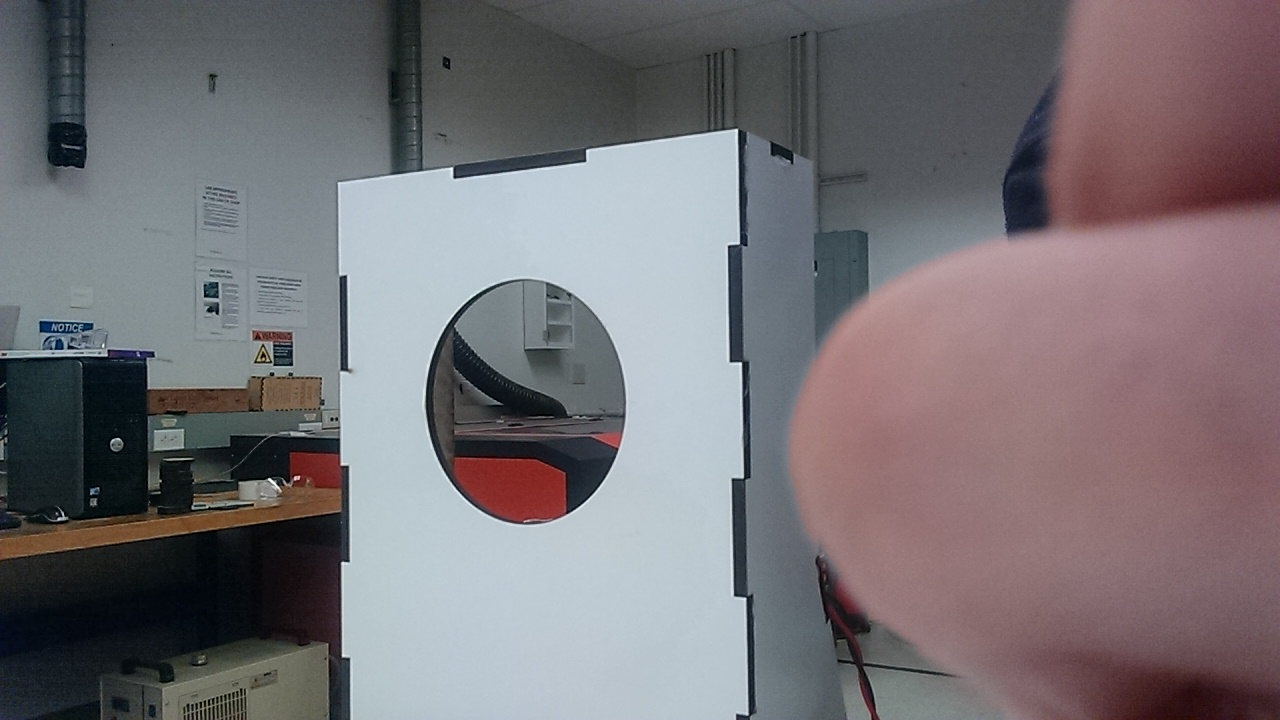
#> input picture cv_experiments/targets/IMG_20171202_130204.jpg, 1280 x 720 px; its folder holds only this picture in this run
$ python atm6_locate.py
#> lines starting #> are read from the running program, lines starting #| are printed output that depends on the picture; after the words box and inside, x2 and y2 are one past the last pixel; in counts of white or black regions, pixels touching at a corner belong together; long printed decimals are rounded
import cv2
from matplotlib import pyplot as plt
import numpy as np
import glob

# -*- coding: utf-8 -*-
"""
Created on Sat Dec  2 15:48:05 2017

@author: AutonomousSystemsLab
"""

def bottomSliceThresholder(grayimg_in):
    slicept = int( grayimg_in.shape[0]*.9 )
    bottom_slice = grayimg_in[slicept:,:]
    hist,bins = np.histogram(bottom_slice,256,[0,256])
    maxthresh = np.argmax(hist)
    minthresh = int(maxthresh*.75)  #parameter to tune
    thresh = minthresh + np.argmin(hist[minthresh:maxthresh])
    threshedimg_out = cv2.threshold(grayimg_in,thresh,255,cv2.THRESH_BINARY)[1]
    return threshedimg_out

def checkForTargetByBlob(threshed_in, img_scale):
    #set up a blob detector:
    # Setup SimpleBlobDetector parameters.
    params = cv2.SimpleBlobDetector_Params()
    # Change thresholds
    params.minThreshold = 1
    params.maxThreshold = 1000
    # Filter by Area.
    params.filterByArea =True
    params.minArea = 3000
    params.maxArea = 9000
    # Filter by Circularity
    params.filterByCircularity = True
    params.minCircularity = 0.3
    # Filter by Convexity
    params.filterByConvexity = True
    params.minConvexity = .5
        # Filter by Inertia
    params.filterByInertia = False
    params.minInertiaRatio = 0.75

    detector = cv2.SimpleBlobDetector_create(params)
    keypts = detector.detect(threshed_in)
    return keypts

def find_hole(gray_img):
    rawimg = cv2.imread(fname, 0) # 0 argument opens as gray
    img = cv2.resize(rawimg, (0,0), fx=img_scale, fy=img_scale)

    threshed = bottomSliceThresholder(img)
    keypts = checkForTargetByBlob(threshed, img_scale)
    if len(keypts) > 0:
        keypt = keypts[0] # we're grabbing the first hole found
        theta = np.concatenate((np.linspace(0, 2*np.pi, 100), [0]))
        x,y = keypt.pt
        r = keypt.size

        plt.plot(x + r*np.cos(theta), y+r*np.sin(theta), 'r')
        plt.plot(x, y)
        plt.imshow(threshed, cmap = 'gray', interpolation = 'bicubic')
        plt.show()
        return (x, y, r)
    else:
        return (-1, -1, -1)

filenames = glob.glob('targets/*.jpg')
img_scale = 0.5

for fname in filenames:
    rawimg = cv2.imread(fname, 0) # 0 argument opens as gray
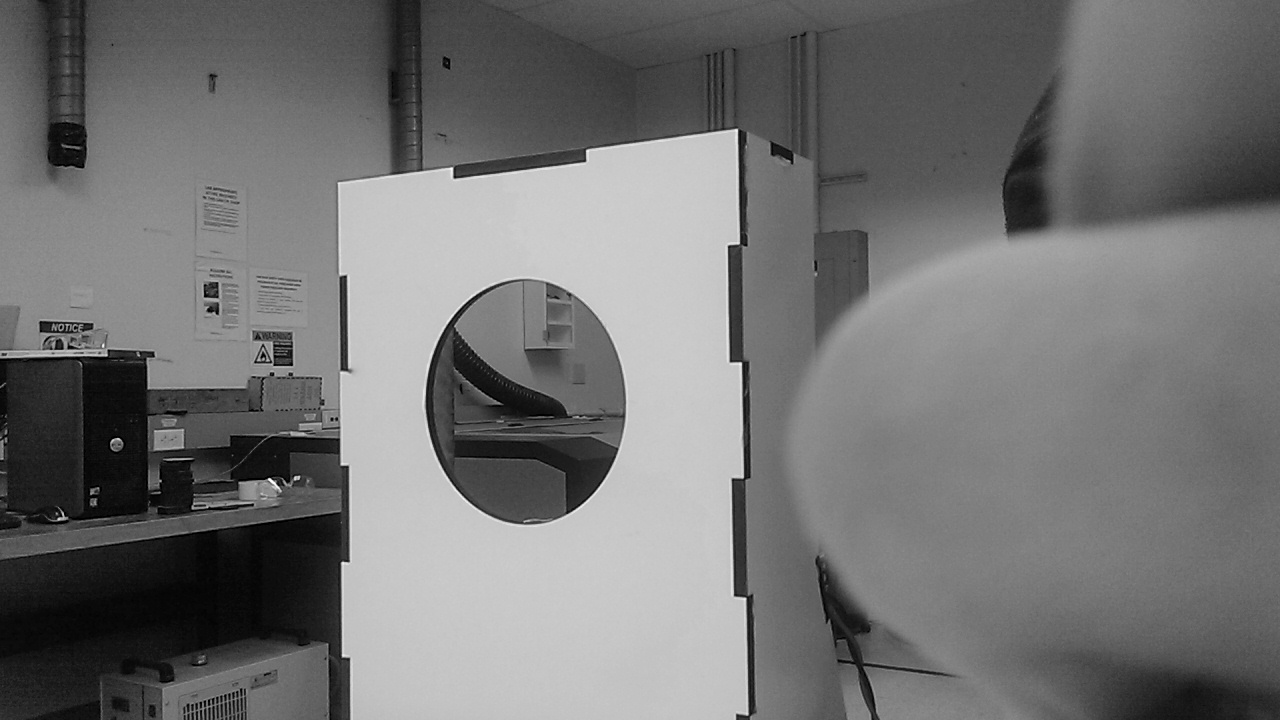
#> rawimg: shape (720, 1280); min 0, max 255, mean 114.9
    img = cv2.resize(rawimg, (0,0), fx=img_scale, fy=img_scale)
    print(find_hole(img))
#> in bottomSliceThresholder, `bottom_slice = grayimg_in[slicept:,:]`:
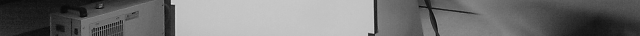
#> bottom_slice: shape (36, 640); min 1, max 224, mean 113.9
#> in bottomSliceThresholder, `hist,bins = np.histogram(bottom_slice,256,[0,256])`: hist = 256 values, max 1569 at index 195, min 0 at index 0, mean 90; bins = 257 values from 0 to 256
#> in bottomSliceThresholder, `maxthresh = np.argmax(hist)`: maxthresh = 195
#> in bottomSliceThresholder, `minthresh = int(maxthresh*.75)`: minthresh = 146
#> in bottomSliceThresholder, `threshedimg_out = cv2.threshold(grayimg_in,thresh,255,cv2.THRESH_BINAR..`:
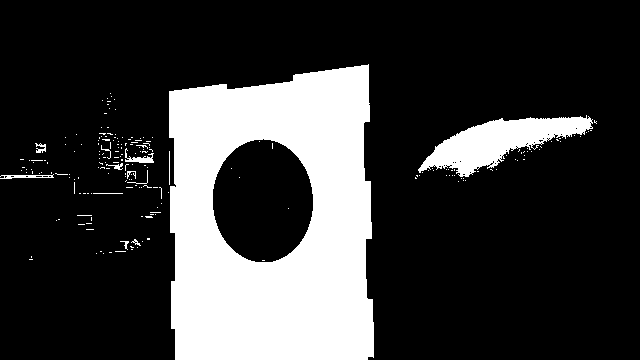
#> threshedimg_out: shape (360, 640); 22.3% white; 206 white regions (193 under 20 px), largest, box (x1, y1, x2, y2) and area: (169, 64, 374, 360) 45463, (418, 115, 593, 177) 4816, (125, 148, 154, 163) 164
#> in checkForTargetByBlob, `keypts = detector.detect(threshed_in)`: keypts = ()
#| (-1, -1, -1)
    '''
    threshed = bottomSliceThresholder(img)
    keypts = checkForTargetByBlob(threshed, img_scale)

    for keypt in keypts:
        theta = np.concatenate((np.linspace(0, 2*np.pi, 100), [0]))
        x,y = keypt.pt
        r = keypt.size
        print(x,y,r)
        plt.plot(x + r*np.cos(theta), y+r*np.sin(theta), 'r')
        plt.plot(x, y)
        plt.imshow(threshed, cmap = 'gray', interpolation = 'bicubic')

        #plt.imshow(img, cmap = 'gray', interpolation = 'bicubic')
        plt.show()
    '''

$ run again, on cv_experiments/targets/IMG_20171202_130217.jpg
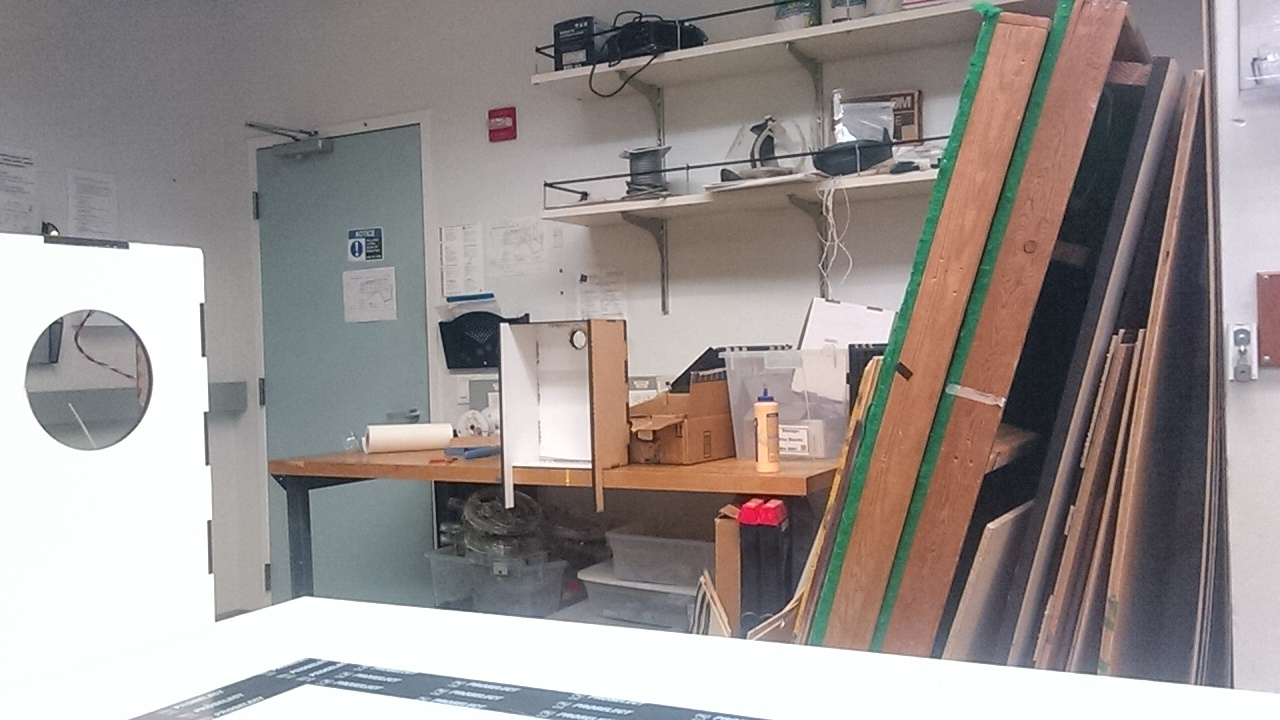
#> input picture cv_experiments/targets/IMG_20171202_130217.jpg, 1280 x 720 px
#> hist = 256 values, max 15818 at index 254, min 0 at index 0, mean 90; bins = 257 values from 0 to 256
#> maxthresh = 254
#> minthresh = 190
#> thresh = 237
#> in bottomSliceThresholder, `threshedimg_out = cv2.threshold(grayimg_in,thresh,255,cv2.THRESH_BINAR..`:
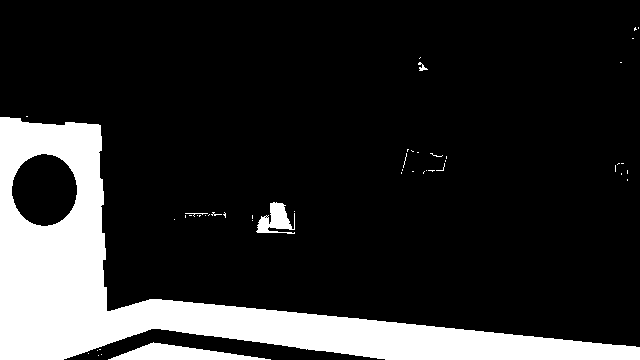
#> threshedimg_out: shape (360, 640); 17% white; 48 white regions (43 under 20 px), largest, box (x1, y1, x2, y2) and area: (0, 117, 640, 360) 36698, (108, 342, 271, 360) 1486, (256, 202, 295, 234) 685, (418, 62, 428, 71) 39, (185, 213, 208, 217) 27
#> in checkForTargetByBlob, `keypts = detector.detect(threshed_in)`: keypts = 1 keypoints; (x, y, size): (44, 190, 68.6)
#> keypt = keypoint at (44.1, 189.6), size 68.6
#> x = 44.07; y = 189.6
#> in find_hole, `plt.show()`:
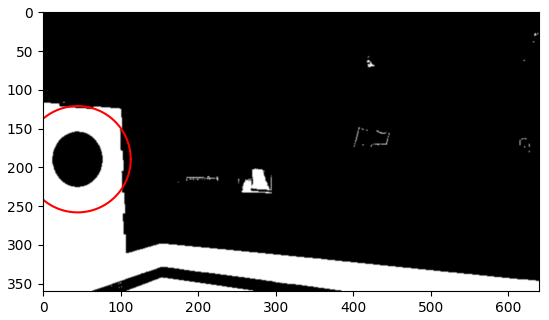
#> figure drawn by matplotlib, 1 panel
#| (44.071, 189.574, 68.609)

$ run again, on cv_experiments/targets/IMG_20171202_130220.jpg
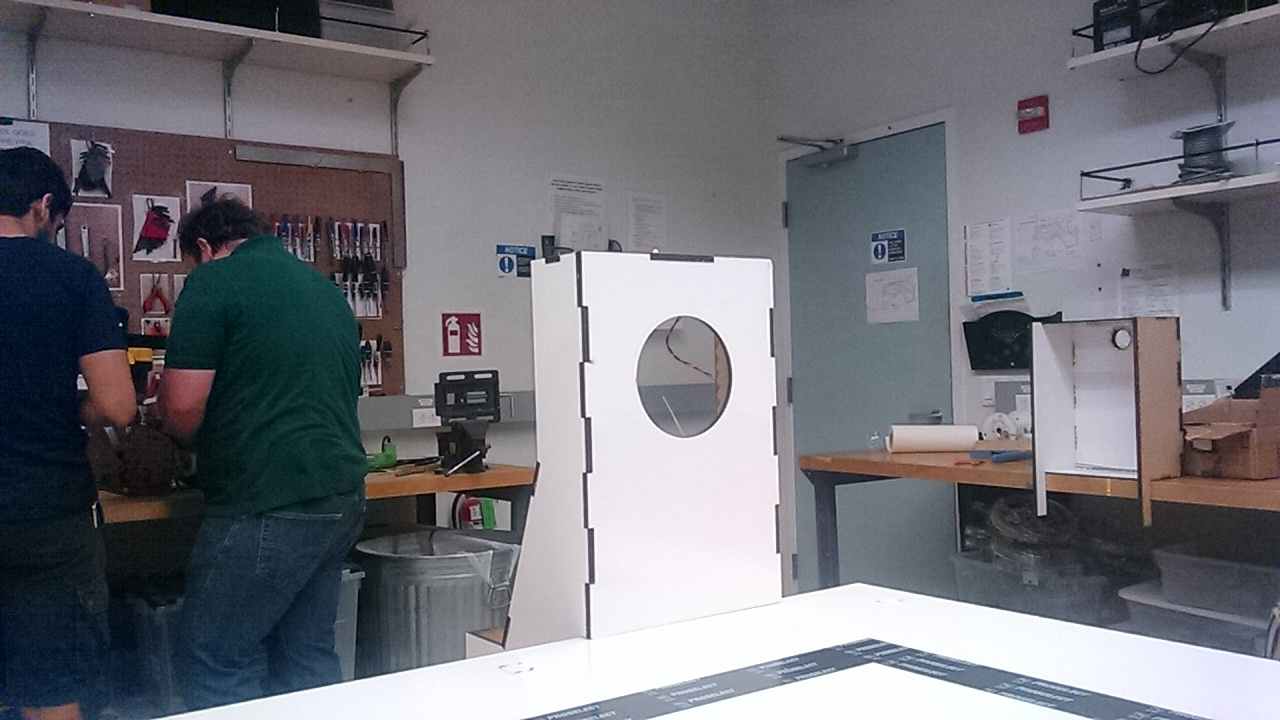
#> input picture cv_experiments/targets/IMG_20171202_130220.jpg, 1280 x 720 px
#> in bottomSliceThresholder, `bottom_slice = grayimg_in[slicept:,:]`:
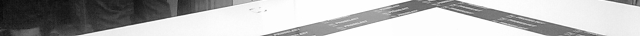
#> bottom_slice: shape (36, 640); min 8, max 255, mean 178.2
#> hist = 256 values, max 3195 at index 253, min 0 at index 0, mean 90; bins = 257 values from 0 to 256
#> maxthresh = 253
#> minthresh = 189
#> thresh = 216
#> in bottomSliceThresholder, `threshedimg_out = cv2.threshold(grayimg_in,thresh,255,cv2.THRESH_BINAR..`:
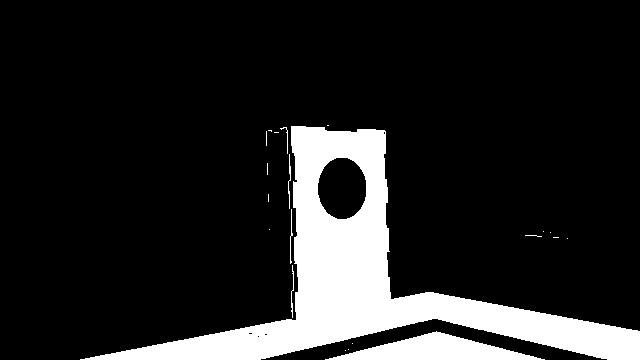
#> threshedimg_out: shape (360, 640); 14.3% white; 21 white regions (15 under 20 px), largest, box (x1, y1, x2, y2) and area: (80, 126, 640, 360) 29423, (325, 331, 545, 360) 3202, (288, 154, 291, 209) 67, (291, 265, 294, 318) 63, (290, 209, 293, 264) 60, (280, 127, 288, 154) 36
#> in checkForTargetByBlob, `keypts = detector.detect(threshed_in)`: keypts = ()
#| (-1, -1, -1)

$ run again, on cv_experiments/targets/IMG_20171202_130224.jpg
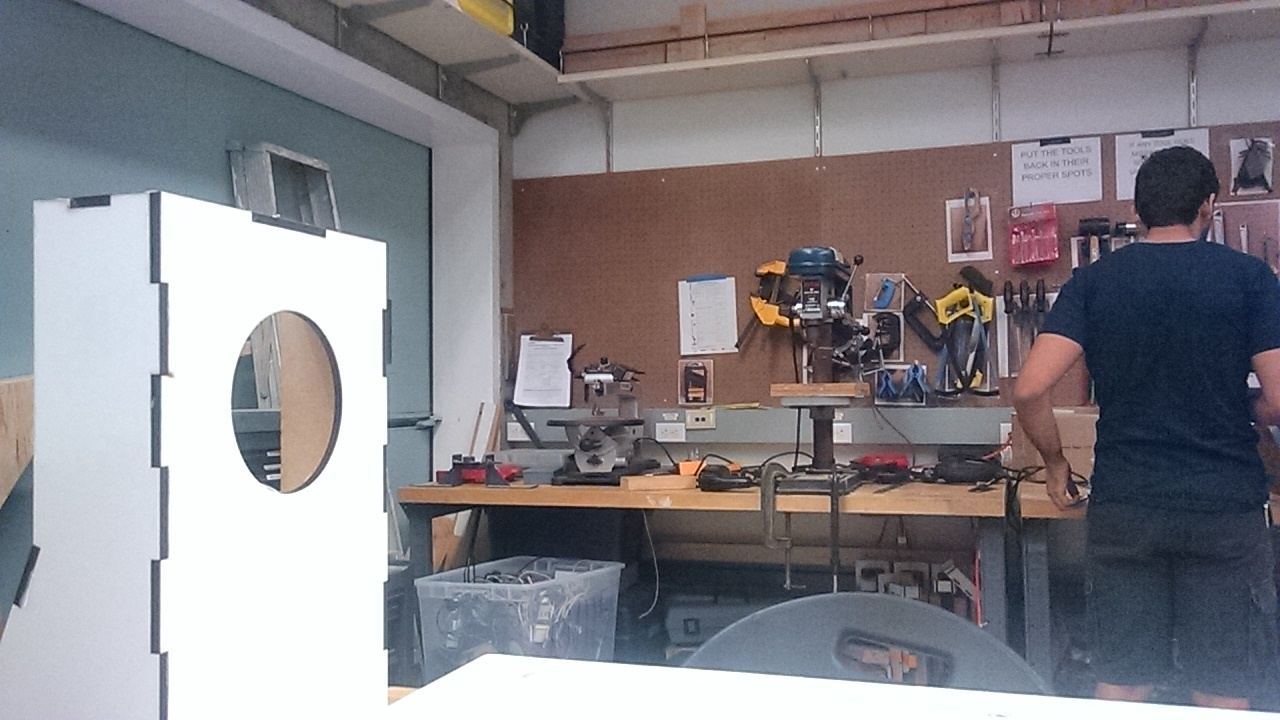
#> input picture cv_experiments/targets/IMG_20171202_130224.jpg, 1280 x 720 px
#> hist = 256 values, max 11318 at index 254, min 0 at index 0, mean 90; bins = 257 values from 0 to 256
#> maxthresh = 254
#> minthresh = 190
#> thresh = 230
#> in bottomSliceThresholder, `threshedimg_out = cv2.threshold(grayimg_in,thresh,255,cv2.THRESH_BINAR..`:
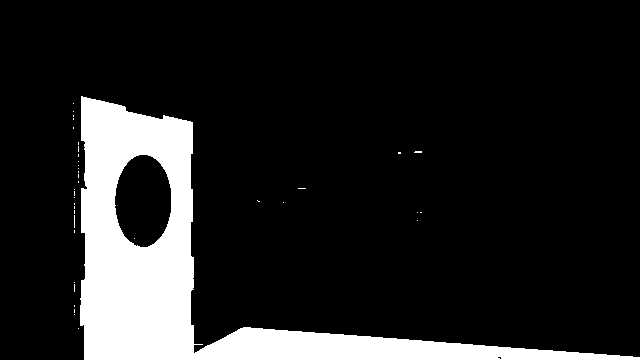
#> threshedimg_out: shape (360, 640); 13.7% white; 38 white regions (37 under 20 px), largest, box (x1, y1, x2, y2) and area: (80, 96, 640, 360) 31422
#> in checkForTargetByBlob, `keypts = detector.detect(threshed_in)`: keypts = 1 keypoints; (x, y, size): (143, 200, 71.6)
#> keypt = keypoint at (142.8, 200.4), size 71.6
#> x = 142.8; y = 200.4
#> in find_hole, `plt.show()`:
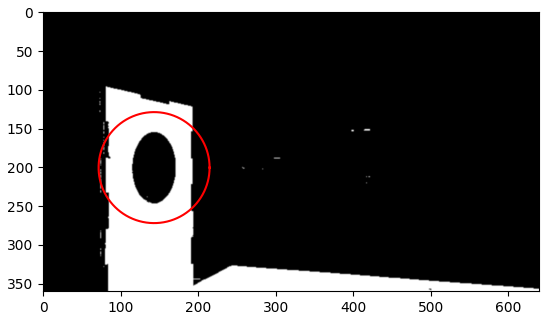
#> figure drawn by matplotlib, 1 panel
#| (142.840, 200.408, 71.611)
